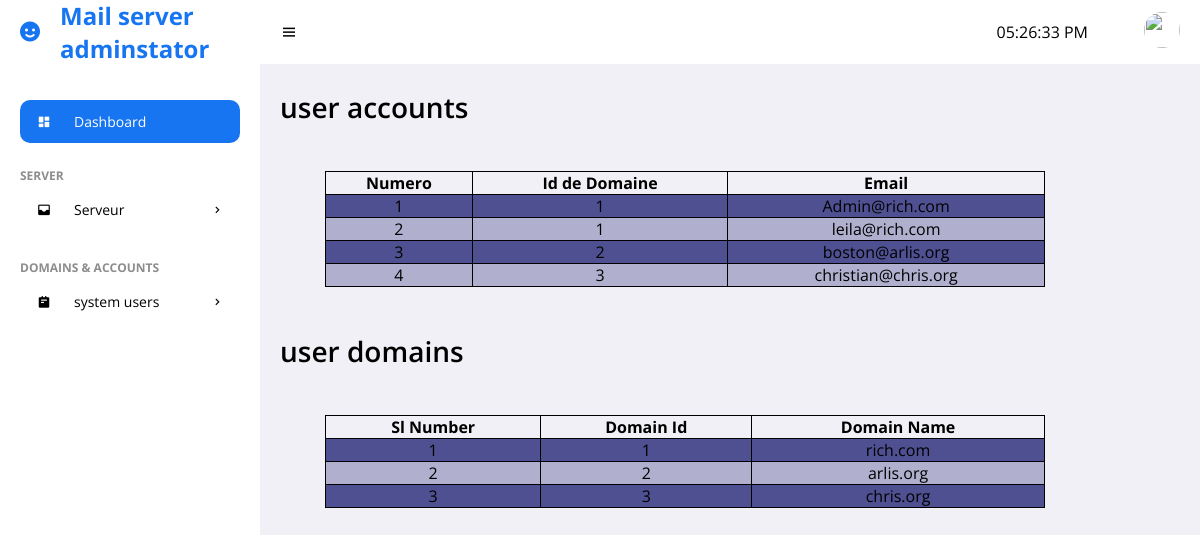
/admin/users.php, run on the app's committed database.
### tables this page shows
CREATE TABLE IF NOT EXISTS comptes (
    AccountId INT NOT NULL AUTO_INCREMENT,
    DomainId INT NOT NULL,
    password VARCHAR(300) NOT NULL,
    Email VARCHAR(100) NOT NULL,
    PRIMARY KEY (AccountId),
    UNIQUE KEY Email (Email),
    FOREIGN KEY (DomainId) REFERENCES domaines(DomainId) ON DELETE CASCADE
);

CREATE TABLE IF NOT EXISTS domaines (
    DomainId INT NOT NULL AUTO_INCREMENT,
    DomainName VARCHAR(50) NOT NULL,
    PRIMARY KEY (DomainId)
);

### admin/display.php (the view, shortened to what this page needs)
<div class="liste1">
    <table>
    	<tr>
            <th>Numero</th>
            <th>Id de Domaine</th>
            <th>Email</th>
        </tr>
        <?php
            require("connectdb.php");
            $i = 0;
            $j = 0;
            $reponse = $bdd->query('SELECT * FROM comptes');
            $taille = $reponse->rowCount();
            if ($taille > 0) {
                while ($donnes = $reponse->fetch()) {
                    $i++;
                    $j++;
                    $color =(($i%2)==0 ? "sombre" : "clair");
                    $domainId = $donnes['DomainId'];
                    $email = $donnes['Email'];
                    ?>
                    <tr>
                        <td class=<?php echo $color ?>> <?php echo $j?></td>
                        <td class=<?php echo $color ?>> <?php echo htmlspecialchars($domainId); ?> </td>
                        <td class=<?php echo $color ?>> <?php echo htmlspecialchars($email); ?> </td>
                    </tr>
                    <?php
                }
            }
       ?>
    </table>
</div>

### admin/users.php (shortened to what this page needs)
 <!DOCTYPE html>
<html lang="en">
<head>
	<link href='https://unpkg.com/boxicons@2.0.9/css/boxicons.min.css' rel='stylesheet'>
	<link rel="stylesheet" href="index.css">
</head>
<body>
	<section id="sidebar">
		<a href="index.php" class="brand"><i class='bx bxs-smile icon'></i> Mail server adminstator</a>
		<ul class="side-menu">
			<li><a href="index.php" class="active"><i class='bx bxs-dashboard icon' ></i>Dashboard</a></li>
			<li class="divider" data-text="Server">Server</li>
			<li>
				<a href="#"><i class='bx bxs-inbox icon' ></i>Serveur<i class='bx bx-chevron-right icon-right' ></i></a>
			</li>
			<li class="divider" data-text="domains & accounts">comptes et domaines</li>
			<li>
				<a href="#"><i class='bx bxs-notepad icon' ></i>system users<i class='bx bx-chevron-right icon-right' ></i></a>
			</li>
		</ul>
	</section>
	<section id="content">
		<nav>
			<i class='bx bx-menu toggle-sidebar' ></i>
			<div id="clock">
			</div>
			<div class="profile">
				<img src="https://images.unsplash.com/photo-1517841905240-472988babdf9?ixid=MnwxMjA3fDB8MHxzZWFyY2h8NHx8cGVvcGxlfGVufDB8fDB8fA%3D%3D&ixlib=rb-1.2.1&auto=format&fit=crop&w=500&q=60" alt="">
			</div>
		</nav>
		<main>
		<h1 class="title">user accounts</h1>
			<?php
				require("display.php");
			?>
		<h1 class="title">user domains</h1>
			<?php
				require("domaines.php");
			?>
		</main>
	</section>
</body>
</html>

### admin/domaines.php (shortened to what this page needs)
<div class="domaines">
    <table>
        <tr>
            <th>Sl Number</th>
            <th>Domain Id</th>
            <th>Domain Name</th>
        </tr>
            <?php
                require("connectdb.php");
                $i = 0;
                $j = 0;
                $reponse = $bdd->query('SELECT * FROM domaines ORDER BY DomainId');
                $taille = $reponse->rowCount();
                if ($taille > 0) {
                    while ($donnes = $reponse->fetch()) {
                        $i++;
                        $j++;
                        $color =(($i%2)==0 ? "sombre" : "clair");
                        $domainId = $donnes['DomainId'];
                        $nom = $donnes['DomainName'];
                        ?>
                        <tr>
                            <td class=<?php echo $color ?>> <?php echo $j?></td>
                            <td class=<?php echo $color ?>> <?php echo htmlspecialchars($domainId); ?> </td>
                            <td class=<?php echo $color ?>> <?php echo htmlspecialchars($nom); ?> </td>
                        </tr>
                        <?php
                    }
                }
        ?>
    </table>
</div>

### admin/index.css (style rules this page uses)
* { font-family: 'Open Sans', sans-serif; margin: 0; padding: 0; box-sizing: border-box; }
:root { --grey: #F1F0F6; --dark-grey: #8D8D8D; --light: #fff; --dark: #000; --green: #81D43A; --light-green: #E3FFCB; --blue: #1775F1; --light-blue: #D0E4FF; --dark-blue: #0C5FCD; --red: #FC3B56; }
html { overflow-x: hidden; }
body { background: var(--grey); overflow-x: hidden; }
a { text-decoration: none; }
li { list-style: none; }
#sidebar { position: fixed; max-width: 260px; width: 100%; background: var(--light); top: 0; left: 0; height: 100%; overflow-y: auto; scrollbar-width: none; transition: all .3s ease; z-index: 200; }
#sidebar .brand { font-size: 24px; display: flex; align-items: center; height: 64px; font-weight: 700; color: var(--blue); position: sticky; top: 0; left: 0; z-index: 100; background: var(--light); transition: all .3s ease; padding: 0 6px; }
#sidebar .icon { min-width: 48px; display: flex; justify-content: center; align-items: center; margin-right: 6px; }
#sidebar .icon-right { margin-left: auto; transition: all .3s ease; }
#sidebar .side-menu { margin: 36px 0; padding: 0 20px; transition: all .3s ease; }
#sidebar .side-menu a { display: flex; align-items: center; font-size: 14px; color: var(--dark); padding: 12px 16px 12px 0; transition: all .3s ease; border-radius: 10px; margin: 4px 0; white-space: nowrap; }
#sidebar .side-menu > li > a.active, #sidebar .side-menu > li > a.active:hover { background: var(--blue); color: var(--light); }
#sidebar .divider { margin-top: 24px; font-size: 12px; text-transform: uppercase; font-weight: 700; color: var(--dark-grey); transition: all .3s ease; white-space: nowrap; }
#content { position: relative; width: calc(100% - 260px); left: 260px; transition: all .3s ease; }
nav { background: var(--light); height: 64px; padding: 0 20px; display: flex; align-items: center; grid-gap: 28px; position: sticky; top: 0; left: 0; z-index: 100; }
nav .toggle-sidebar { font-size: 18px; cursor: pointer; }
nav .profile img { width: 36px; height: 36px; border-radius: 50%; object-fit: cover; cursor: pointer; }
main { width: 100%; padding: 24px 20px 20px 20px; }
main .title { font-size: 28px; font-weight: 600; margin-bottom: 10px; }

### admin/domaines.php (style rules this page uses)
th, td { text-align: center; border: 1px solid black; }
table { border-collapse: collapse; border-radius: 5px; width: 80%; margin: 5%; }
.sombre { background-color: rgb(176, 176, 206); }
.clair { background-color: rgb(79, 80, 145); }

### data on the page
comptes: DomainId "1", Email "Admin@rich.com"
comptes: DomainId "1", Email "leila@rich.com"
comptes: DomainId "2", Email "boston@arlis.org"
comptes: DomainId "3", Email "christian@chris.org"
domaines: DomainId "1", DomainName "rich.com"
domaines: DomainId "2", DomainName "arlis.org"
domaines: DomainId "3", DomainName "chris.org"
